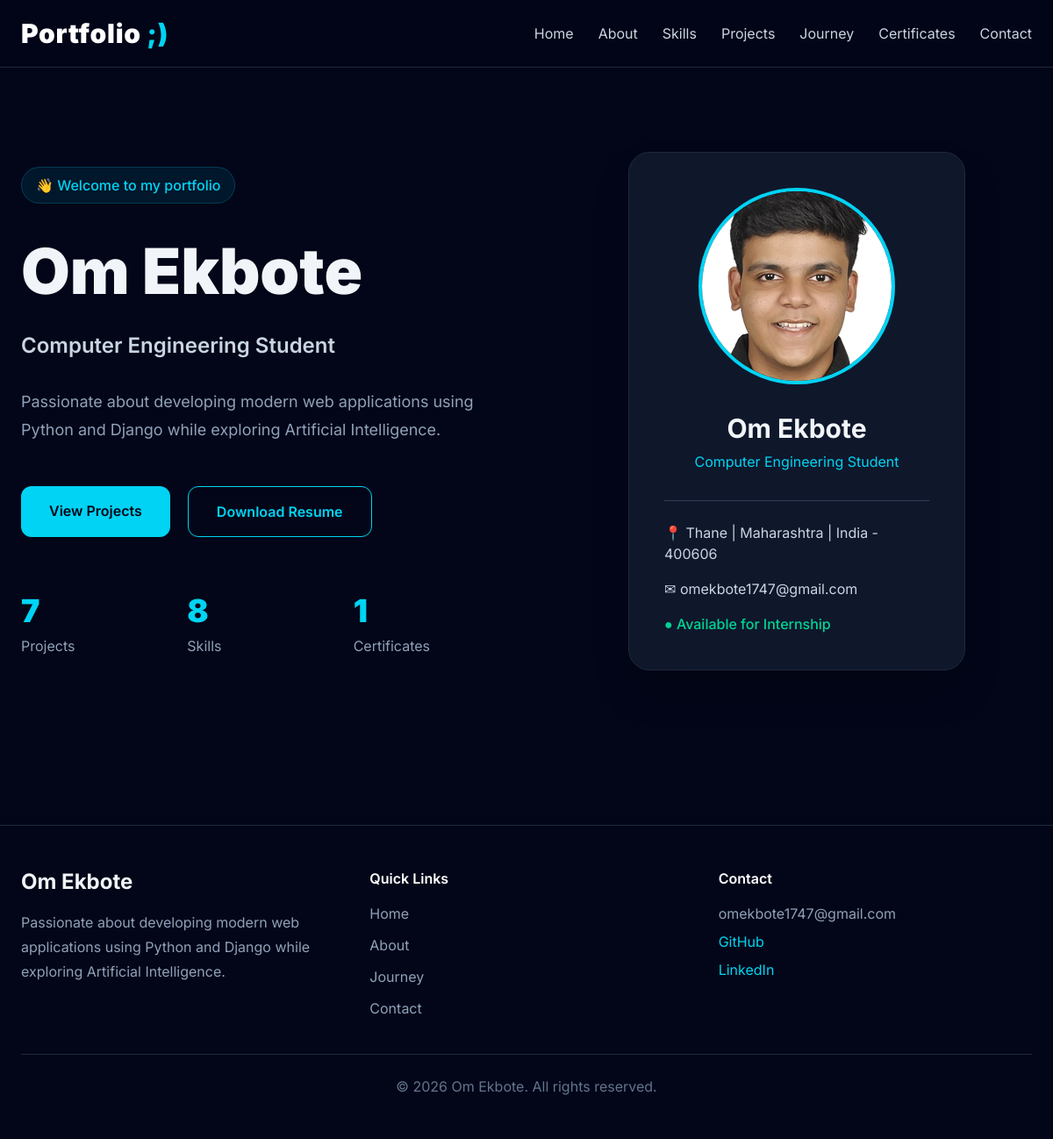
Before: / with the older database file.
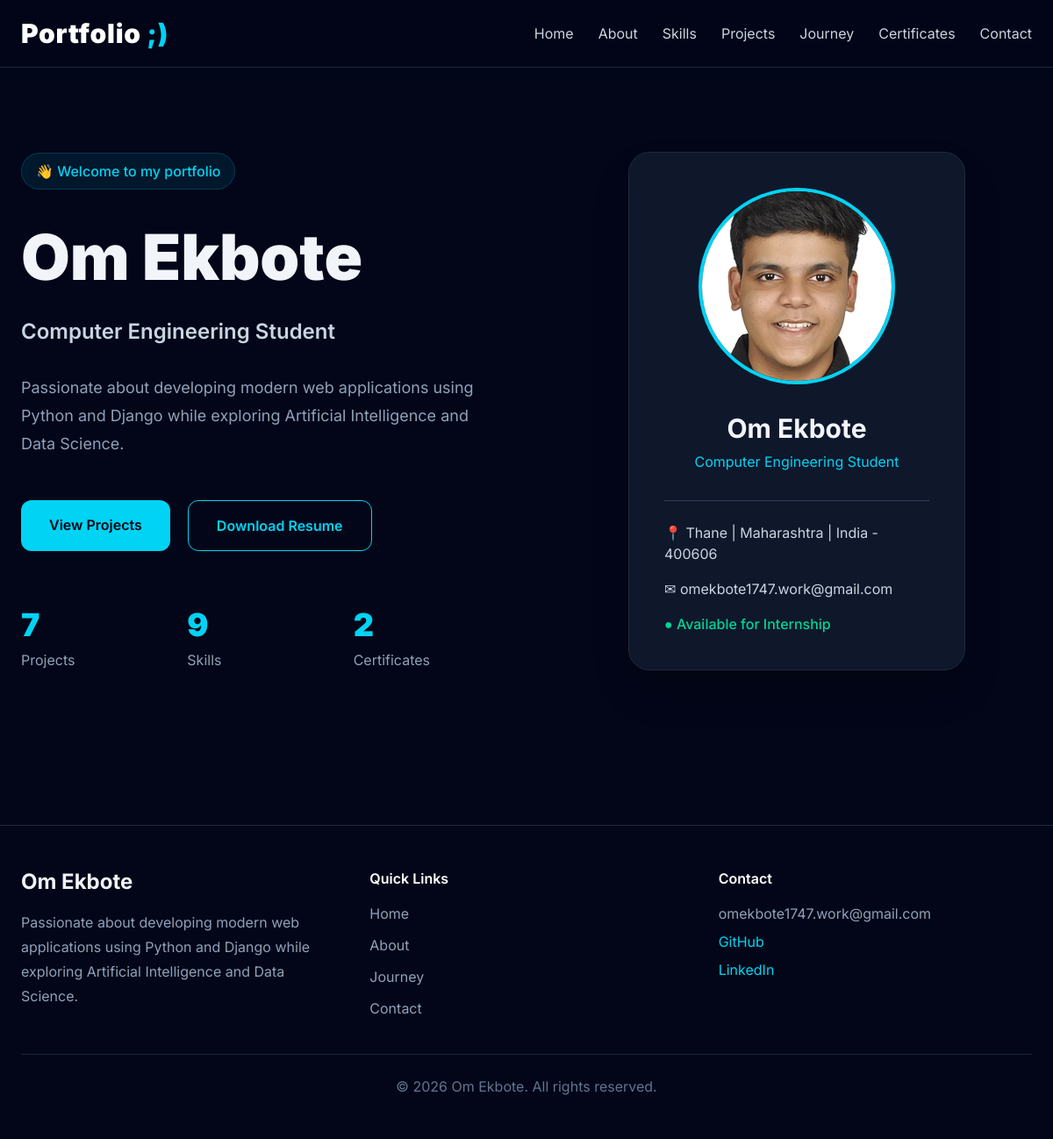
After: the same page with the newer database file.
### website/models.py (models this page shows, shortened)
class Profile(models.Model):
    full_name = models.CharField(max_length=100)
    title = models.CharField(max_length=150)
    short_bio = models.TextField()
    profile_image = models.ImageField(
        upload_to="profile/",
        blank=True,
        null=True
    )
    resume = models.FileField(
        upload_to="resume/",
        blank=True,
        null=True
    )
    email = models.EmailField()
    phone = models.CharField(
        max_length=20,
        blank=True
    )
    location = models.CharField(
        max_length=100,
        blank=True
    )
    github = models.URLField(
        blank=True
    )
    linkedin = models.URLField(
        blank=True
    )
    instagram = models.URLField(
        blank=True
    )
    about = models.TextField(
        blank=True,
        help_text="Detailed About Me section."
    )
    is_active = models.BooleanField(default=True)
    class Meta:
        verbose_name = "Profile"
        verbose_name_plural = "Profile"

### website/views.py (the view)
# urls.py: 2. Add a URL to urlpatterns:  path('', views.home, name='home')
def home(request):
    return render(request,"home.html")

### website/context_processors.py (called while the page is built)
def profile_context(request):
    profile = Profile.objects.filter(
        is_active=True
    ).first()
    return {
        "profile": profile,
        "project_count": Project.objects.count(),
        "skill_count": Skill.objects.count(),
        "certificate_count": Certificate.objects.count(),
    }

### website/templates/home.html (shortened to what this page needs)
{% extends "base.html" %}
{% block content %}
{% include "components/hero.html" %}
{% endblock %}

### templates/components/hero.html (shortened to what the changed rows need)
<section class="bg-slate-950">
    <div class="max-w-7xl mx-auto px-6 py-24">
        <div class="grid lg:grid-cols-2 gap-20 items-center">
            <div>
                <span
                    class="inline-flex items-center px-4 py-2 rounded-full bg-cyan-500/10 border border-cyan-400/20 text-cyan-400 font-medium">
                    👋 Welcome to my portfolio
                </span>
                <h1
                    class="mt-8 text-5xl md:text-6xl lg:text-7xl font-black leading-tight">
                    {{ profile.full_name }}
                </h1>
                <h2
                    class="mt-6 text-2xl text-slate-300 font-semibold">
                    {{ profile.title }}
                </h2>
                <p
                    class="mt-8 text-lg text-slate-400 leading-8 max-w-2xl">
                    {{ profile.short_bio }}
                </p>
                <div
                    class="flex flex-wrap gap-5 mt-12">
                    <a
                        href="{% url 'projects' %}"
                        class="bg-cyan-400 text-slate-950 px-8 py-4 rounded-xl font-semibold hover:bg-cyan-300 transition">
                    </a>
                    {% if profile.resume %}
                    <a
                        href="{{ profile.resume.url }}"
                        target="_blank"
                        class="border border-cyan-400 text-cyan-400 px-8 py-4 rounded-xl font-semibold hover:bg-cyan-400 hover:text-slate-950 transition">
                    </a>
                    {% endif %}
                </div>
                <div
                    class="grid grid-cols-3 gap-8 mt-16">
                    <div>
                    </div>
                    <div>
                        <h3
                            class="text-4xl font-black text-cyan-400">
                            {{ skill_count }}
                        </h3>
                        <p
                            class="text-slate-400 mt-2">
                            Skills
                        </p>
                    </div>
                    <div>
                        <h3
                            class="text-4xl font-black text-cyan-400">
                            {{ certificate_count }}
                        </h3>
                        <p
                            class="text-slate-400 mt-2">
                            Certificates
                        </p>
                    </div>
                </div>
            </div>
            <div class="flex justify-center">
                <div
                    class="bg-slate-900 border border-slate-800 rounded-3xl p-10 shadow-2xl w-full max-w-sm">
                    {% if profile.profile_image %}
                    <img
                        src="{{ profile.profile_image.url }}"
                        alt="{{ profile.full_name }}"
                        class="w-56 h-56 mx-auto rounded-full object-cover border-4 border-cyan-400">
                    {% endif %}
                    <div class="text-center mt-8">
                        <h3
                            class="text-3xl font-bold">
                            {{ profile.full_name }}
                        </h3>
                        <p
                            class="text-cyan-400 mt-2">
                            {{ profile.title }}
                        </p>
                    </div>
                    <div class="border-t border-slate-700 mt-8 pt-6 space-y-4">
                        <p class="text-slate-300">
                            📍 {{ profile.location|default:"Location not added" }}
                        </p>
                        <p class="text-slate-300">
                            ✉ {{ profile.email }}
                        </p>
                        <p class="text-emerald-400 font-medium">
                            ● Available for Internship
                        </p>
                    </div>
                </div>
            </div>
        </div>
    </div>
</section>

### templates/partials/footer.html
<footer class="border-t border-slate-800 mt-20 bg-slate-950">
    <div class="max-w-7xl mx-auto px-6 py-12">
        <div class="grid md:grid-cols-3 gap-10">
            <div>
                <h2 class="text-2xl font-bold">
                    {{ profile.full_name|default:"Your Portfolio" }}
                </h2>
                <p class="mt-4 text-slate-400 leading-7">
                    {{ profile.short_bio|truncatewords:20 }}
                </p>
            </div>
            <div>
                <h3 class="font-semibold text-white mb-4">
                    Quick Links
                </h3>
                <ul class="space-y-3 text-slate-400">
                    <li><a href="{% url 'home' %}" class="hover:text-cyan-400">Home</a></li>
                    <li><a href="{% url 'about' %}" class="hover:text-cyan-400">About</a></li>
                    <li><a href="{% url 'journey' %}" class="hover:text-cyan-400">Journey</a></li>
                    <li><a href="{% url 'contact' %}" class="hover:text-cyan-400">Contact</a></li>
                </ul>
            </div>
            <div>
                <h3 class="font-semibold text-white mb-4">
                    Contact
                </h3>
                <p class="text-slate-400">
                    {{ profile.email }}
                </p>
                {% if profile.github %}
                <a href="{{ profile.github }}"
                   target="_blank"
                   class="block mt-2 text-cyan-400">
                    GitHub
                </a>
                {% endif %}
                {% if profile.linkedin %}
                <a href="{{ profile.linkedin }}"
                   target="_blank"
                   class="block mt-2 text-cyan-400">
                    LinkedIn
                </a>
                {% endif %}
            </div>
        </div>
        <div class="border-t border-slate-800 mt-10 pt-6 text-center text-slate-500">
            © {% now "Y" %} {{ profile.full_name|default:"Portfolio" }}. All rights reserved.
        </div>
    </div>
</footer>

Changed rows visible on the page:
changed Profile "Om Ekbote": short_bio "Passionate about developing modern web applications using Python and Django while exploring Artificial Intelligence." → "Passionate about developing modern web applications using Python and Django while exploring Artificial Intelligence and Data Science."; email "omekbote1747@gmail.com" → "omekbote1747.work@gmail.com"
Other visible differences:
{{ skill_count }}: "8" → "9"
{{ certificate_count }}: "1" → "2"
